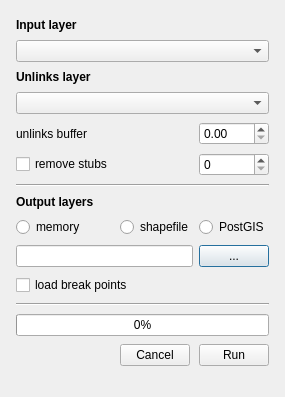
<?xml version="1.0" encoding="UTF-8"?>
<ui version="4.0">
 <class>RoadNetworkCleanerDialogBase</class>
 <widget class="QDialog" name="RoadNetworkCleanerDialogBase">
  <property name="geometry">
   <rect>
    <x>0</x>
    <y>0</y>
    <width>285</width>
    <height>397</height>
   </rect>
  </property>
  <property name="minimumSize">
   <size>
    <width>0</width>
    <height>0</height>
   </size>
  </property>
  <property name="windowTitle">
   <string>NetworkSegmenter</string>
  </property>
  <layout class="QHBoxLayout" name="horizontalLayout">
   <item>
    <layout class="QGridLayout">
     <property name="sizeConstraint">
      <enum>QLayout::SetNoConstraint</enum>
     </property>
     <property name="leftMargin">
      <number>5</number>
     </property>
     <property name="topMargin">
      <number>5</number>
     </property>
     <property name="rightMargin">
      <number>5</number>
     </property>
     <property name="bottomMargin">
      <number>5</number>
     </property>
     <item row="11" column="0">
      <widget class="QRadioButton" name="memoryRadioButton">
       <property name="text">
        <string>memory</string>
       </property>
      </widget>
     </item>
     <item row="18" column="2">
      <widget class="QPushButton" name="networkSaveButton">
       <property name="sizePolicy">
        <sizepolicy hsizetype="MinimumExpanding" vsizetype="Fixed">
         <horstretch>0</horstretch>
         <verstretch>0</verstretch>
        </sizepolicy>
       </property>
       <property name="maximumSize">
        <size>
         <width>70</width>
         <height>16777215</height>
        </size>
       </property>
       <property name="text">
        <string>...</string>
       </property>
      </widget>
     </item>
     <item row="5" column="0" colspan="2">
      <widget class="QCheckBox" name="stubsCheckBox">
       <property name="sizePolicy">
        <sizepolicy hsizetype="Minimum" vsizetype="Fixed">
         <horstretch>0</horstretch>
         <verstretch>0</verstretch>
        </sizepolicy>
       </property>
       <property name="text">
        <string>remove stubs</string>
       </property>
      </widget>
     </item>
     <item row="26" column="1">
      <widget class="QPushButton" name="cancelButton">
       <property name="sizePolicy">
        <sizepolicy hsizetype="MinimumExpanding" vsizetype="Fixed">
         <horstretch>0</horstretch>
         <verstretch>0</verstretch>
        </sizepolicy>
       </property>
       <property name="maximumSize">
        <size>
         <width>70</width>
         <height>16777215</height>
        </size>
       </property>
       <property name="text">
        <string>Cancel</string>
       </property>
      </widget>
     </item>
     <item row="1" column="0" colspan="3">
      <widget class="QComboBox" name="inputCombo">
       <property name="sizePolicy">
        <sizepolicy hsizetype="MinimumExpanding" vsizetype="Fixed">
         <horstretch>0</horstretch>
         <verstretch>0</verstretch>
        </sizepolicy>
       </property>
      </widget>
     </item>
     <item row="11" column="1">
      <widget class="QRadioButton" name="shpRadioButton">
       <property name="text">
        <string>shapefile</string>
       </property>
      </widget>
     </item>
     <item row="0" column="0" colspan="3">
      <widget class="QLabel" name="label">
       <property name="sizePolicy">
        <sizepolicy hsizetype="MinimumExpanding" vsizetype="Fixed">
         <horstretch>0</horstretch>
         <verstretch>0</verstretch>
        </sizepolicy>
       </property>
       <property name="font">
        <font>
         <weight>75</weight>
         <bold>true</bold>
        </font>
       </property>
       <property name="text">
        <string>Input layer</string>
       </property>
      </widget>
     </item>
     <item row="18" column="0" colspan="2">
      <widget class="QLineEdit" name="outputCleaned">
       <property name="enabled">
        <bool>true</bool>
       </property>
       <property name="sizePolicy">
        <sizepolicy hsizetype="Minimum" vsizetype="Fixed">
         <horstretch>0</horstretch>
         <verstretch>0</verstretch>
        </sizepolicy>
       </property>
      </widget>
     </item>
     <item row="19" column="0" colspan="3">
      <widget class="QCheckBox" name="breakagesCheckBox">
       <property name="text">
        <string>load break points</string>
       </property>
      </widget>
     </item>
     <item row="11" column="2">
      <widget class="QRadioButton" name="postgisRadioButton">
       <property name="text">
        <string>PostGIS</string>
       </property>
      </widget>
     </item>
     <item row="10" column="0" colspan="3">
      <widget class="QLabel" name="label_4">
       <property name="sizePolicy">
        <sizepolicy hsizetype="MinimumExpanding" vsizetype="Fixed">
         <horstretch>0</horstretch>
         <verstretch>0</verstretch>
        </sizepolicy>
       </property>
       <property name="font">
        <font>
         <weight>75</weight>
         <bold>true</bold>
        </font>
       </property>
       <property name="text">
        <string>Output layers</string>
       </property>
      </widget>
     </item>
     <item row="3" column="0" colspan="3">
      <widget class="QComboBox" name="unlinksCombo"/>
     </item>
     <item row="26" column="2">
      <widget class="QPushButton" name="runButton">
       <property name="sizePolicy">
        <sizepolicy hsizetype="MinimumExpanding" vsizetype="Fixed">
         <horstretch>0</horstretch>
         <verstretch>0</verstretch>
        </sizepolicy>
       </property>
       <property name="maximumSize">
        <size>
         <width>70</width>
         <height>16777215</height>
        </size>
       </property>
       <property name="text">
        <string>Run</string>
       </property>
      </widget>
     </item>
     <item row="24" column="0" colspan="3">
      <widget class="QProgressBar" name="segmentingProgress">
       <property name="sizePolicy">
        <sizepolicy hsizetype="MinimumExpanding" vsizetype="Fixed">
         <horstretch>0</horstretch>
         <verstretch>0</verstretch>
        </sizepolicy>
       </property>
       <property name="value">
        <number>0</number>
       </property>
      </widget>
     </item>
     <item row="22" column="0" colspan="3">
      <widget class="Line" name="line_2">
       <property name="orientation">
        <enum>Qt::Horizontal</enum>
       </property>
      </widget>
     </item>
     <item row="7" column="0" colspan="3">
      <widget class="Line" name="line">
       <property name="orientation">
        <enum>Qt::Horizontal</enum>
       </property>
      </widget>
     </item>
     <item row="5" column="2">
      <widget class="QSpinBox" name="stubsSpin">
       <property name="maximumSize">
        <size>
         <width>70</width>
         <height>16777215</height>
        </size>
       </property>
      </widget>
     </item>
     <item row="4" column="0" colspan="2">
      <widget class="QLabel" name="label_3">
       <property name="text">
        <string>unlinks buffer</string>
       </property>
      </widget>
     </item>
     <item row="2" column="0" colspan="2">
      <widget class="QLabel" name="label_2">
       <property name="sizePolicy">
        <sizepolicy hsizetype="MinimumExpanding" vsizetype="Fixed">
         <horstretch>0</horstretch>
         <verstretch>0</verstretch>
        </sizepolicy>
       </property>
       <property name="font">
        <font>
         <weight>75</weight>
         <bold>true</bold>
        </font>
       </property>
       <property name="text">
        <string>Unlinks layer</string>
       </property>
      </widget>
     </item>
     <item row="4" column="2">
      <widget class="QDoubleSpinBox" name="bufferSpinBox"/>
     </item>
    </layout>
   </item>
  </layout>
 </widget>
 <resources/>
 <connections/>
</ui>
